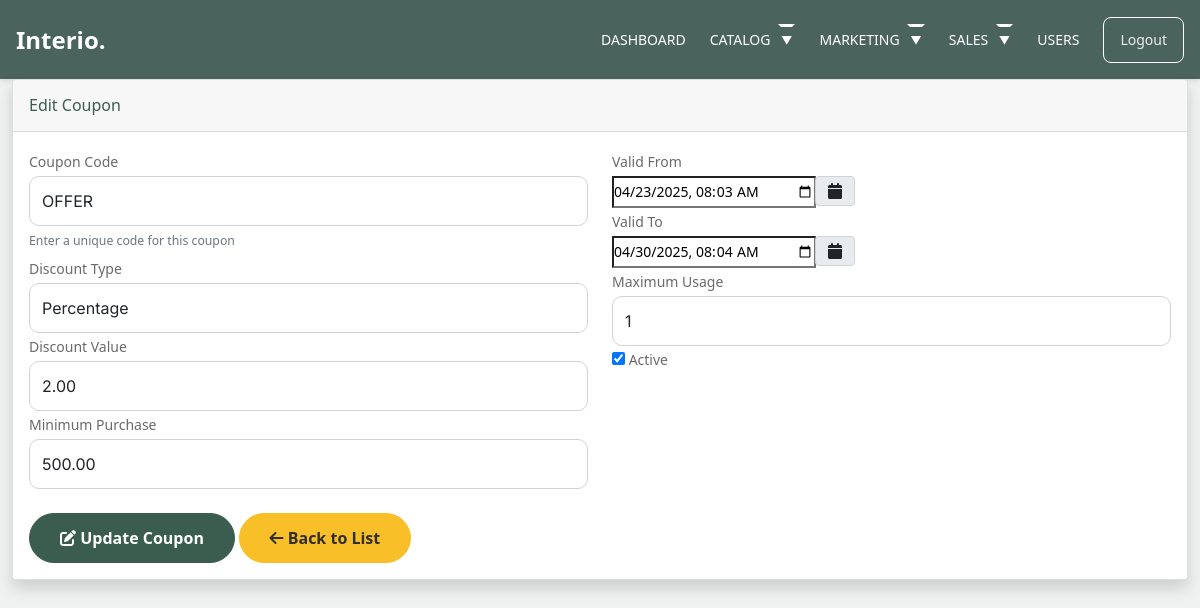
/adminn/coupons/15/edit/ (signed in), run on the app's committed database.
### orders/models.py (models this page shows, shortened)
class Coupon(models.Model):
    code = models.CharField(max_length=50, unique=True)
    discount_type = models.CharField(max_length=10, choices=[
        ('percentage', 'Percentage'),
        ('fixed', 'Fixed Amount')
    ])
    discount_value = models.DecimalField(max_digits=10, decimal_places=2)
    minimum_purchase = models.DecimalField(max_digits=10, decimal_places=2, default=0)
    valid_from = models.DateTimeField()
    valid_to = models.DateTimeField()
    max_usage = models.IntegerField(default=1)
    times_used = models.IntegerField(default=0)
    is_active = models.BooleanField(default=True)
    created_at = models.DateTimeField(auto_now_add=True)

### adminn/views.py (the view)
# urls.py: path('coupons/<int:coupon_id>/edit/', views.admin_edit_coupon, name='admin_edit_coupon'),
@user_passes_test(lambda u: u.is_superadmin)
def admin_edit_coupon(request, coupon_id):
    coupon = get_object_or_404(Coupon, id=coupon_id)
    if request.method == 'POST':
        form = CouponForm(request.POST, instance=coupon)
        if form.is_valid():
            form.save()
            return redirect('adminn:admin_coupon_list')
    else:
        form = CouponForm(instance=coupon)
    context = {
        'form': form,
        'coupon': coupon,
        'title': 'Edit Coupon',
    }
    return render(request, 'adminn/coupon_form.html', context)

### orders/forms.py (shortened to what this page needs)
class CouponForm(forms.ModelForm):
    valid_from = forms.DateTimeField(
        widget=forms.DateTimeInput(attrs={'type': 'datetime-local'}),
        help_text="When this coupon becomes valid"
    )
    valid_to = forms.DateTimeField(
        widget=forms.DateTimeInput(attrs={'type': 'datetime-local'}),
        help_text="When this coupon expires"
    )
    class Meta:
        model = Coupon
        fields = ['code', 'discount_type', 'discount_value', 'minimum_purchase',
                  'valid_from', 'valid_to', 'max_usage', 'is_active']

### carts/context_processors.py (called while the page is built, shortened)
def counter(request):
    cart_count = 0
    if 'admin' in request.path:
        return {}
    return dict(cart_count=cart_count)

### category/context_processors.py (called while the page is built)
def menu_links(request):
    links = Category.objects.all()
    return dict(links=links)

### templates/adminn/coupon_form.html (shortened to what this page needs)
{% extends 'adminn/adminbase.html' %}
{% load static %}
{% block content %}
<div class="container-fluid">
    <div class="card shadow mb-4">
        <div class="card-header py-3 d-flex justify-content-between align-items-center">
            <h6 class="m-0 font-weight-bold text-primary">{{ title }}</h6>
        </div>
        <div class="card-body">
            <form method="post">
                <div class="row">
                    <div class="col-md-6">
                        <div class="form-group">
                            <label for="{{ form.code.id_for_label }}">Coupon Code</label>
                            {{ form.code }}
                            <small class="form-text text-muted">Enter a unique code for this coupon</small>
                        </div>
                        <div class="form-group">
                            <label for="{{ form.discount_type.id_for_label }}">Discount Type</label>
                            {{ form.discount_type }}
                        </div>
                        <div class="form-group">
                            <label for="{{ form.discount_value.id_for_label }}">Discount Value</label>
                            {{ form.discount_value }}
                        </div>
                        <div class="form-group">
                            <label for="{{ form.minimum_purchase.id_for_label }}">Minimum Purchase</label>
                            {{ form.minimum_purchase }}
                        </div>
                    </div>
                    <div class="col-md-6">
                        <div class="form-group">
                            <label for="{{ form.valid_from.id_for_label }}">Valid From</label>
                            <div class="input-group">
                                {{ form.valid_from }}
                                <div class="input-group-append">
                                    <span class="input-group-text"><i class="fas fa-calendar"></i></span>
                                </div>
                            </div>
                        </div>
                        <div class="form-group">
                            <label for="{{ form.valid_to.id_for_label }}">Valid To</label>
                            <div class="input-group">
                                {{ form.valid_to }}
                                <div class="input-group-append">
                                    <span class="input-group-text"><i class="fas fa-calendar"></i></span>
                                </div>
                            </div>
                        </div>
                        <div class="form-group">
                            <label for="{{ form.max_usage.id_for_label }}">Maximum Usage</label>
                            {{ form.max_usage }}
                        </div>
                        <div class="form-group">
                            <div class="custom-control custom-switch">
                                {{ form.is_active }}
                                <label for="{{ form.is_active.id_for_label }}" class="custom-control-label">Active</label>
                            </div>
                        </div>
                    </div>
                </div>
                <div class="mt-4">
                    <button type="submit" class="btn btn-primary">
                        <i class="fas fa-{% if coupon %}edit{% else %}plus{% endif %}"></i>
                        {% if coupon %}Update{% else %}Create{% endif %} Coupon
                    </button>
                    <a href="{% url 'adminn:admin_coupon_list' %}" class="btn btn-secondary">
                        <i class="fas fa-arrow-left"></i> Back to List
                    </a>
                </div>
            </form>
        </div>
    </div>
</div>
{% endblock %}

### static/css/style.css (style rules this page uses)
body { overflow-x: hidden; position: relative; }
body { font-family: "Inter", sans-serif; font-weight: 400; line-height: 28px; color: #6a6a6a; font-size: 14px; background-color: #eff2f1; }
a { text-decoration: none; -webkit-transition: .3s all ease; -o-transition: .3s all ease; transition: .3s all ease; color: #2f2f2f; text-decoration: underline; }
.btn { font-weight: 600; padding: 12px 30px; border-radius: 30px; color: #ffffff; background: #2f2f2f; border-color: #2f2f2f; }
.btn.btn-primary { background: #3b5d50; border-color: #3b5d50; }
.btn.btn-secondary { color: #2f2f2f; background: #f9bf29; border-color: #f9bf29; }
.form-control { height: 50px; border-radius: 10px; font-family: "Inter", sans-serif; }
.text-primary { color: #3b5d50 !important; }

### templates/adminn/adminheader.html (style rules this page uses)
* { margin: 0; padding: 0; box-sizing: border-box; font-family: system-ui, -apple-system, BlinkMacSystemFont, 'Segoe UI', sans-serif; }

### data on the page
Coupon: code "OFFER", discount_type "Percentage", discount_value "2.00", minimum_purchase "500.00", valid_from "04/23/2025 08:03", valid_to "04/30/2025 08:04", max_usage "1", is_active "☑"

### other printed values
{{ title }} "Edit Coupon"
